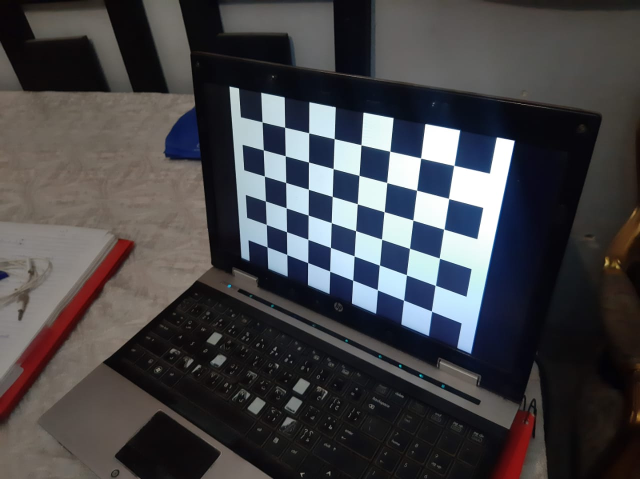
#> input picture Main RaspberryPi ECU/Camera Localization/IMG-20240626-WA0071.jpg, 1280 x 958 px (shown at 1/2 size); its folder holds 2 pictures in this run
$ python CamCal.py
#> lines starting #> are read from the running program, lines starting #| are printed output that depends on the picture; after the words box and inside, x2 and y2 are one past the last pixel; in counts of white or black regions, pixels touching at a corner belong together; long printed decimals are rounded
import numpy as np
import cv2 as cv
import glob

criteria = (cv.TERM_CRITERIA_EPS + cv.TERM_CRITERIA_MAX_ITER, 30, 0.001)

rows = 5
columns = 8
world_scaling = 3.65    # Cm

objp = np.zeros((rows*columns, 3), np.float32)
objp[:, :2] = np.mgrid[0:rows, 0:columns].T.reshape(-1, 2)
objp = world_scaling*objp

objpoints = []
imgpoints = []

images = glob.glob('*.jpg')
height, width = (0, 0)

for fname in images:
    img = cv.imread(fname)
#> img is the input picture: shape (958, 1280, 3); mean B, G, R 70.5, 67.4, 68.2
    gray = cv.cvtColor(img, cv.COLOR_BGR2GRAY)
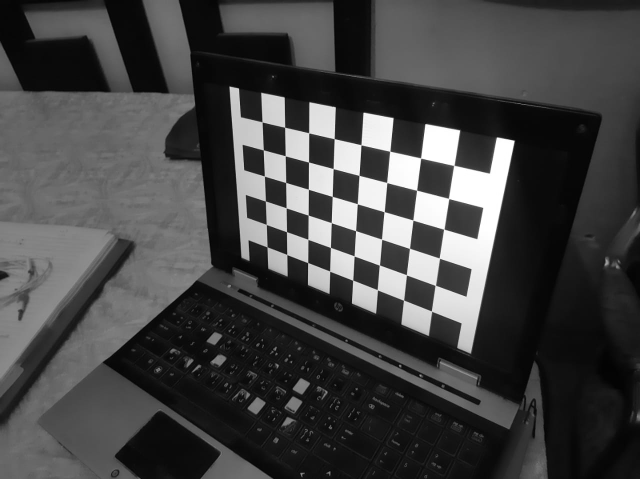
#> gray: shape (958, 1280) (shown at 1/2 size); min 0, max 255, mean 68
    height, width = gray.shape
#> height = 958; width = 1280

    ret, corners = cv.findChessboardCorners(gray, (rows, columns), None)
#> ret = False; corners = None

    if ret:
        conv_size = (11, 11)
        corners = cv.cornerSubPix(gray, corners, conv_size, (-1, -1), criteria)
        cv.drawChessboardCorners(img, (rows, columns), corners, ret)
        cv.imshow('img', img)
        cv.waitKey(5000)

        objpoints.append(objp)
        imgpoints.append(corners)
#> pass 2 of the loop `for fname in images:`:
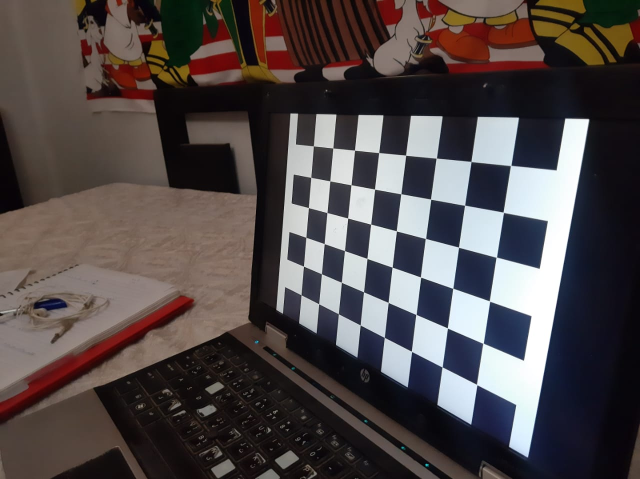
#> input picture Main RaspberryPi ECU/Camera Localization/IMG-20240626-WA0072.jpg, 1280 x 958 px (shown at 1/2 size)
#> img is the input picture: shape (958, 1280, 3); mean B, G, R 73.3, 73.3, 81.2
#> `gray = cv.cvtColor(img, cv.COLOR_BGR2GRAY)`:
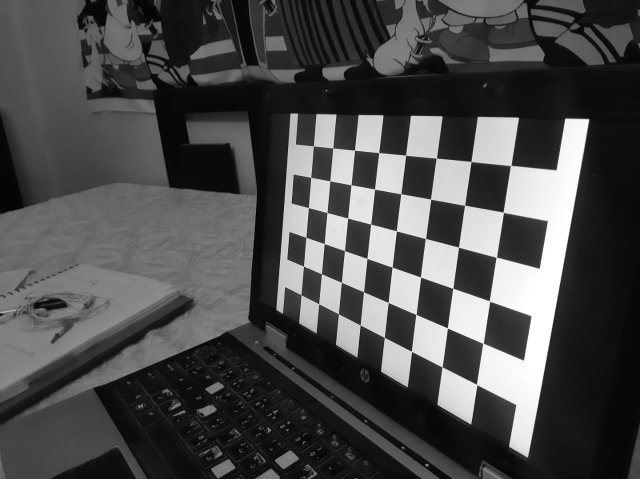
#> gray: shape (958, 1280) (shown at 1/2 size); min 0, max 255, mean 75.7
#> `ret, corners = cv.findChessboardCorners(gray, (rows, columns), None)`: ret = True; corners = 40 rows, first 8: [1012, 341.5], [1006.9, 425.1], [994.3, 514.2], [979.4, 602.5], [966.1, 687.2], [942.5, 323.5], [929.9, 410.7], [917.3, 494.3]
#> `corners = cv.cornerSubPix(gray, corners, conv_size, (-1, -1), criteria)`: corners = 40 rows, first 8: [1021.8, 331.4], [1007, 425.1], [993.2, 514.8], [979.5, 602.5], [966.5, 687], [942.4, 323.5], [929.7, 410.9], [917.5, 494.8]
#> `cv.drawChessboardCorners(img, (rows, columns), corners, ret)`:
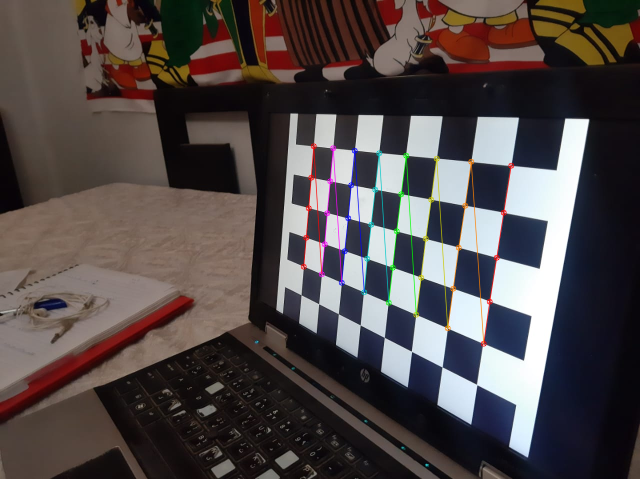
#> img: shape (958, 1280, 3) (shown at 1/2 size); 1.36% of pixels changed, all inside (x1, y1, x2, y2) = (601, 286, 1029, 694)
cv.destroyAllWindows()

ret, mtx, dist, rvecs, tvecs = cv.calibrateCamera(objpoints, imgpoints, (width, height), None, None)
#> ret = 0.181; mtx = [[1166.8, 0, 606.2], [0, 1054.5, 472.5], [0, 0, 1]]; dist = [[0.346, -1.87, -0.00163, -0.0118, 3.69]]; rvecs = ([0.912, 0.691, 1.58],); tvecs = ([14.56, -5.44, 41.28],)
print(ret)
#| 0.181
print(mtx)
#| [[1.16682274e+03 0.00000000e+00 6.06192859e+02]
#|  [0.00000000e+00 1.05450469e+03 4.72526896e+02]
#|  [0.00000000e+00 0.00000000e+00 1.00000000e+00]]
print(dist)
#| [[ 3.46073610e-01 -1.86950638e+00 -1.62942681e-03 -1.17829119e-02
#|    3.68582988e+00]]
print(rvecs)
#| (array([[0.9118],
#|        [0.6905],
#|        [1.583]]),)
print(tvecs)
#| (array([[14.563],
#|        [-5.437],
#|        [41.278]]),)
